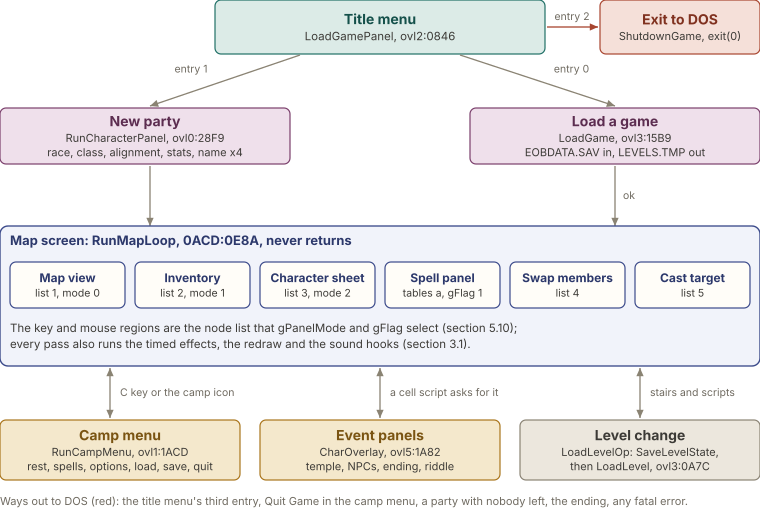

Write the Python code that produced this figure.
import sys; sys.path.insert(0, '.')
from figlib import *

c = Canvas(760, 520)
# title
c.box(215, 0, 330, 54, "teal", "Title menu", ["LoadGamePanel, ovl2:0846"], size=11.5)
c.box(600, 0, 160, 54, "red", "Exit to DOS", ["ShutdownGame, exit(0)"], size=11)
c.arrow([(547, 27), (598, 27)], color=SOLID["red"])
c.text(572, 20, "entry 2", size=10.5, color=MUTED, anchor="middle")
# new party / load
c.box(0, 108, 290, 56, "plum", "New party", ["RunCharacterPanel, ovl0:28F9", "race, class, alignment, stats, name x4"], size=11)
c.box(470, 108, 290, 56, "plum", "Load a game", ["LoadGame, ovl3:15B9", "EOBDATA.SAV in, LEVELS.TMP out"], size=11)
c.arrow([(300, 55), (150, 106)], color=GREY, label="entry 1", ldx=-34, ldy=-8)
c.arrow([(460, 55), (615, 106)], color=GREY, label="entry 0", ldx=34, ldy=-8)
c.arrow([(615, 166), (615, 226)], color=GREY, label="ok", ldx=14, ldy=3)
c.arrow([(150, 166), (150, 226)], color=GREY)
# map
mx, my, mw, mh = 0, 226, 760, 140
tc, sc, fc = PAL["navy"]
c.rect(mx, my, mw, mh, fill="#F1F3FA", stroke=sc, sw=1.4, rx=8)
c.text(10, my + 19, "Map screen: RunMapLoop, 0ACD:0E8A, never returns", size=13, weight=700, color=tc)
subs = [
    ("Map view", "list 1, mode 0"),
    ("Inventory", "list 2, mode 1"),
    ("Character sheet", "list 3, mode 2"),
    ("Spell panel", "tables a, gFlag 1"),
    ("Swap members", "list 4"),
    ("Cast target", "list 5"),
]
sw_, sh_ = 115, 46
for i, (t, b) in enumerate(subs):
    x = 10 + i * 125
    c.box(x, my + 36, sw_, sh_, "navy", t, [b], size=10.5, tsize=12, fill=CARD)
c.text(10, my + 106, "The key and mouse regions are the node list that gPanelMode and gFlag select (section 5.10);", size=11.5, color=INK2)
c.text(10, my + 122, "every pass also runs the timed effects, the redraw and the sound hooks (section 3.1).", size=11.5, color=INK2)
# lower row
c.box(0, 420, 240, 60, "ochre", "Camp menu", ["RunCampMenu, ovl1:1ACD", "rest, spells, options, load, save, quit"], size=11)
c.box(260, 420, 240, 60, "ochre", "Event panels", ["CharOverlay, ovl5:1A82", "temple, NPCs, ending, riddle"], size=11)
c.box(520, 420, 240, 60, "grey", "Level change", ["LoadLevelOp: SaveLevelState,", "then LoadLevel, ovl3:0A7C"], size=11)
c.arrow([(110, 368), (110, 418)], color=GREY, both=True)
c.text(120, 396, "C key or the camp icon", size=10.5, color=MUTED)
c.arrow([(380, 368), (380, 418)], color=GREY, both=True)
c.text(390, 396, "a cell script asks for it", size=10.5, color=MUTED)
c.arrow([(640, 368), (640, 418)], color=GREY, both=True)
c.text(650, 396, "stairs and scripts", size=10.5, color=MUTED)
c.text(0, 505, "Ways out to DOS (red): the title menu's third entry, Quit Game in the camp menu, a party with nobody left, the ending, any fatal error.", size=11, color=MUTED)
c.h = 515
c.save("figs/arc_states.svg")
